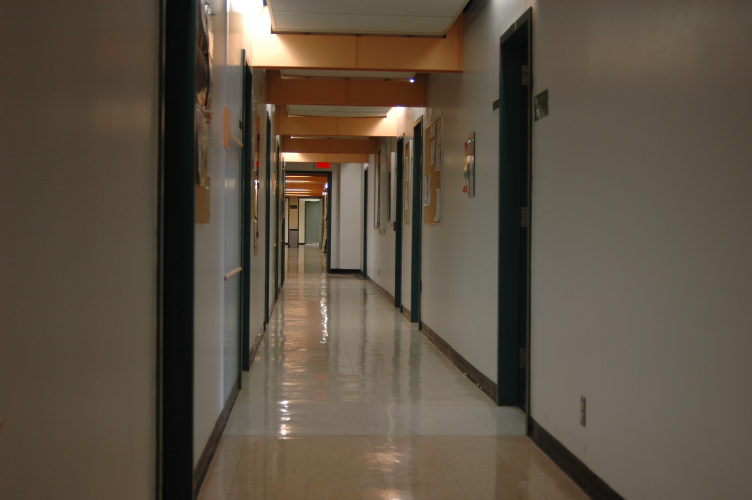
#> input picture A4/Q4/hallway1.jpg, 1504 x 1000 px (shown at 1/2 size); its folder holds 3 pictures in this run
$ python a4_code.py
#> lines starting #> are read from the running program, lines starting #| are printed output that depends on the picture
import cv2
import numpy as np
from numpy import linalg as LA, pi
import matplotlib.pyplot as plt
import mplcursors


# [38 lines left out: function get_points_selected, not called in this run]


def matrix_for_point(point1, point2):
    '''Given a pair of point, produce a 2 x 9 matrix.
        x, y, 1, 0, 0, 0, -x'x, -x'y, -x'
        0, 0, 0, x, y, 1, -y'x, -y'y, -y'
    '''
    # return the matrix based on formula
    res = np.array([[point1[0], point1[1], 1, 0, 0, 0, -point2[0] * point1[0], -point2[0] * point1[1], -point2[0]],
                    [0, 0, 0, point1[0], point1[1], 1, -point2[1] * point1[0], -point2[1] * point1[1], -point2[1]]])
    return res


def calculate_homography_matrix(points_1, points_2):
    '''Given two pairs fo
    '''
    # Make sure that the number of points in 2 groups are the same
    assert len(points_1) == len(points_2), "Number of points must be the same"
    length = len(points_1)
    # Stack the matrix
    A_matrix = np.array([[]]).reshape((0, 9))
    for i in range(length):
        point_matrix = matrix_for_point(points_1[i], points_2[i])
        A_matrix = np.vstack((A_matrix, point_matrix))
    # Get the eigenvector associated with the smallest eigenvalue
    m = np.matmul(A_matrix.T, A_matrix)
    w, v = LA.eig(m)
    smallest_index = np.argmin(np.abs(w))
    h = v[:, smallest_index].reshape((3, 3))
    return h


def homogeneous_transformation(points, h):
    '''Given a list of points, return the points after
        homogeneous transformation
    '''
    result_point = []
    for point in points:
        assert len(point) == 2, "Point has to be defined in 2D"
        # Add 1 to make it homogeneous coordinate
        # point.append(1)
        # point = np.array(point)
        # res = np.matmul(h, point)
        x = (h[0][0] * point[0] + h[0][1] * point[1] + h[0][2]) / \
            (h[2][0] * point[0] + h[2][1] * point[1] + h[2][2])
        y = (h[1][0] * point[0] + h[1][1] * point[1] + h[1][2]) / \
            (h[2][0] * point[0] + h[2][1] * point[1] + h[2][2])
        # result_point.append(np.round((res / res[2])[:2]).astype(int))
        result_point.append([int(round(x)), int(round(y))])
    return result_point


def image_transformation(image1, image2, h):
    height, width = image1.shape[0] * 2, image1.shape[1] * 2
    result_image = np.zeros((height, width, 3), np.uint8)
    # [10 lines of commented-out code are left out]
    result_image = np.zeros((height, width, 3), dtype=np.int32)
    points_cord = [[x, y] for y in range(-500, height - 500)
                   for x in range(-750, width - 750)]
    # print(points_cord)
    result_points = np.array(homogeneous_transformation(points_cord, h))

    for i, point in enumerate(result_points):
        if 0 <= point[0] < image2.shape[1] and 0 <= point[1] < image2.shape[0]:

            result_image[i // width][i % width][1] = image2[point[1]][point[0]]
            result_image[i // width][i % width][2] = image2[point[1]][point[0]]

    result_image[500: image1.shape[0] + 500,
                 750: image1.shape[1] + 750, 0] = image1
    # [26 lines of commented-out code are left out]
    plt.imshow(result_image)
    plt.show()
    return result_image


if __name__ == '__main__':

    #  =======  part2 Q4 ==========
    images = {'A': (1, 2), 'B': (1, 3), 'C': (1, 3)}
    # Cases can be defined here
    case = 'A'
    id1, id2 = images[case][0], images[case][1]
    # Read two images based on cases
    image1 = cv2.imread(f'./Q4/hallway{id1}.jpg')
#> image1 is the input picture: shape (1000, 1504, 3); mean B, G, R 66.7, 81.1, 92.2
    image1 = cv2.cvtColor(image1, cv2.COLOR_BGR2RGB)
    gray1 = cv2.cvtColor(image1, cv2.COLOR_RGB2GRAY)
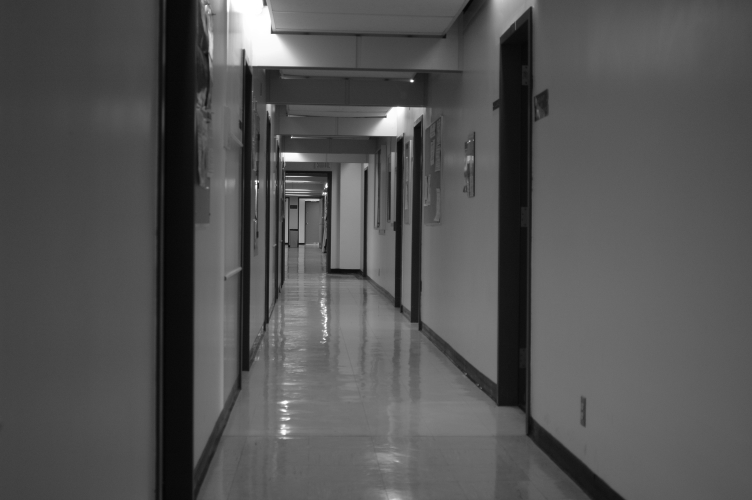
#> gray1: shape (1000, 1504) (shown at 1/2 size); min 2, max 255, mean 82.8

    image2 = cv2.imread(f'./Q4/hallway{id2}.jpg')
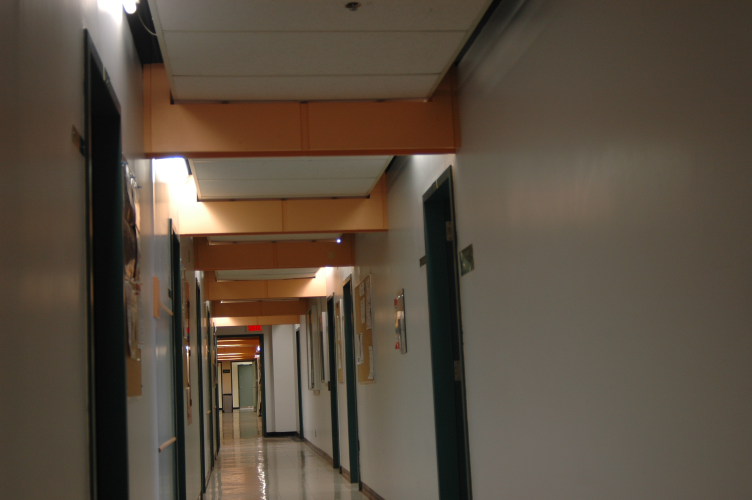
#> input picture A4/Q4/hallway2.jpg, 1504 x 1000 px (shown at 1/2 size)
#> image2 is the input picture: shape (1000, 1504, 3); mean B, G, R 63.3, 77.3, 89.6
    image2 = cv2.cvtColor(image2, cv2.COLOR_BGR2RGB)
    gray2 = cv2.cvtColor(image2, cv2.COLOR_RGB2GRAY)
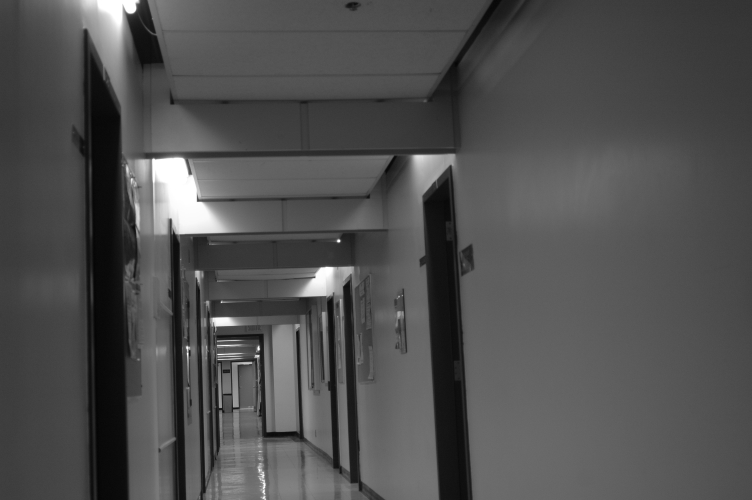
#> gray2: shape (1000, 1504) (shown at 1/2 size); min 2, max 255, mean 79.4
    # points_1, points_2 = get_points_selected(gray1, gray2)
    if case == 'A':
        # points_1 = [[1069, 14], [1098, 177], [
        #     851, 462], [786, 587], [739, 374]]
        # points_2 = [[908, 331], [948, 487], [721, 776], [662, 910], [603, 704]]
        points_1 = [[821, 645], [950, 263], [
            886, 231], [926, 141], [1097, 230]]
        points_2 = [[700, 967], [807, 577], [742, 548], [777, 458], [948, 539]]
    elif case == 'B':
        points_1 = [[1069, 14], [1098, 177], [
            851, 462], [786, 587], [739, 374]]
        points_2 = [[940, 207], [965, 366], [830, 650], [791, 777], [761, 567]]
    elif case == 'C':
        points_1 = [[997, 820], [821, 648], [501, 751], [571, 563], [657, 545]]
        points_2 = [[922, 997], [817, 844], [449, 950], [595, 766], [693, 739]]
    print(points_1, points_2)
    h = calculate_homography_matrix(points_1, points_2)
    print(h)
    result_points = homogeneous_transformation(points_1, h)
    print(result_points)
    image2_copy = image2.copy()
    for i in range(len(result_points)):
        x, y = result_points[i][0], result_points[i][1]
        cv2.rectangle(image2_copy, (x - 15, y - 15),
                      (x + 15, y + 15), (0, 255, 0), 3)
        x, y = points_2[i][0], points_2[i][1]
        cv2.rectangle(image2_copy, (x - 10, y - 10),
                      (x + 10, y + 10), (255, 0, 0), 3)
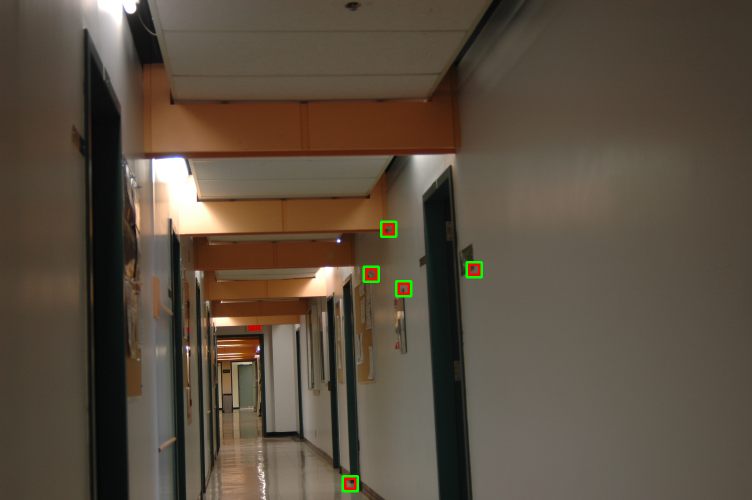
#> image2_copy: shape (1000, 1504, 3) (shown at 1/2 size); mean R, G, B 89.6, 77.6, 63.1
    plt.imshow(image2_copy)
    plt.show()
    result_image = image_transformation(gray1, gray2, h)
#> (the run stopped early here; a loop or call above may not have finished)
